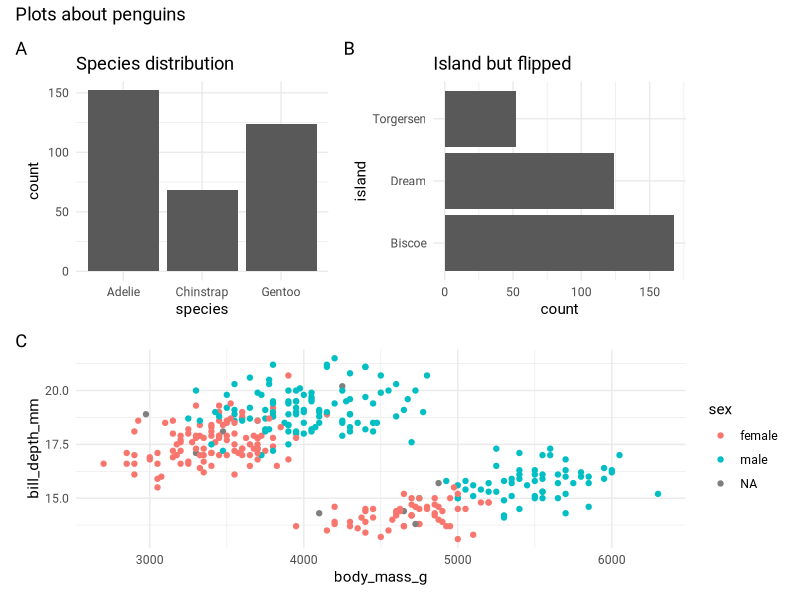

The R source for this figure:
## ---- chunk 1
library(tidyverse)
library(palmerpenguins)
## ---- chunk 2
p1 <- penguins %>% 
  ggplot(aes(x = species)) +
  geom_bar() +
  labs(title = "Species distribution")


p2 <- penguins %>% 
  ggplot(aes(y = island)) +
  geom_bar() +
  labs(title = "Island but flipped")


p3 <- penguins %>% 
  ggplot(aes(x = body_mass_g, y = bill_depth_mm, colour = sex)) +
  geom_point()
## ---- chunk 3
library(patchwork)
(( p1 | p2 ) / p3) +
  # add tags and main title
  plot_annotation(tag_levels = 'A',
                  title = 'Plots about penguins') &
  # modify all plots recursively
  theme_minimal() +
  theme(text = element_text('Roboto'))
